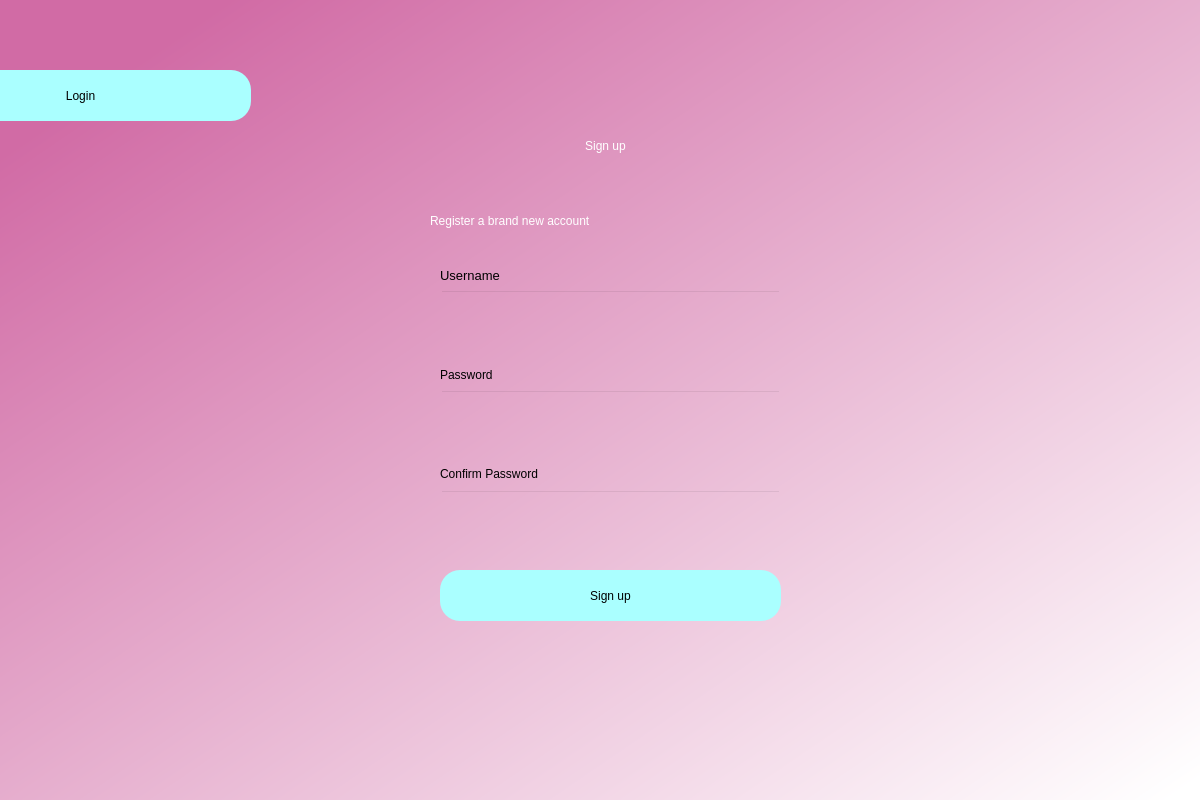
<?xml version="1.0" encoding="UTF-8"?>
<ui version="4.0">
 <class>SignUp</class>
 <widget class="QDialog" name="SignUp">
  <property name="geometry">
   <rect>
    <x>0</x>
    <y>0</y>
    <width>1200</width>
    <height>800</height>
   </rect>
  </property>
  <property name="windowTitle">
   <string>SignUp</string>
  </property>
  <widget class="QWidget" name="bgwidget" native="true">
   <property name="geometry">
    <rect>
     <x>0</x>
     <y>0</y>
     <width>1201</width>
     <height>801</height>
    </rect>
   </property>
   <property name="styleSheet">
    <string notr="true">QWidget#bgwidget{
background-color:qlineargradient(spread:pad, x1:0.091, y1:0.101636, x2:0.991379, y2:0.977, stop:0 rgba(209, 107, 165, 255), stop:1 rgba(255, 255, 255, 255));}</string>
   </property>
   <widget class="QLabel" name="label">
    <property name="geometry">
     <rect>
      <x>430</x>
      <y>110</y>
      <width>351</width>
      <height>71</height>
     </rect>
    </property>
    <property name="styleSheet">
     <string notr="true">font: 36pt &quot;MS Shell Dlg 2&quot;; color:rgb(255, 255, 255)</string>
    </property>
    <property name="text">
     <string>Sign up</string>
    </property>
    <property name="alignment">
     <set>Qt::AlignCenter</set>
    </property>
   </widget>
   <widget class="QLabel" name="label_2">
    <property name="geometry">
     <rect>
      <x>430</x>
      <y>200</y>
      <width>381</width>
      <height>41</height>
     </rect>
    </property>
    <property name="styleSheet">
     <string notr="true">font: 16pt &quot;MS Shell Dlg 2&quot;;color:rgb(255, 255, 255)</string>
    </property>
    <property name="text">
     <string>Register a brand new account</string>
    </property>
   </widget>
   <widget class="QPushButton" name="signup">
    <property name="geometry">
     <rect>
      <x>440</x>
      <y>570</y>
      <width>341</width>
      <height>51</height>
     </rect>
    </property>
    <property name="styleSheet">
     <string notr="true">border-radius:20px;
background-color: rgb(170, 255, 255);
font: 14pt &quot;MS Shell Dlg 2&quot;;</string>
    </property>
    <property name="text">
     <string>Sign up</string>
    </property>
   </widget>
   <widget class="QLineEdit" name="emailfield">
    <property name="geometry">
     <rect>
      <x>440</x>
      <y>290</y>
      <width>341</width>
      <height>51</height>
     </rect>
    </property>
    <property name="styleSheet">
     <string notr="true">background-color:rgba(0,0,0,0);
font: 12pt &quot;MS Shell Dlg 2&quot;;</string>
    </property>
   </widget>
   <widget class="QLineEdit" name="passwordfield">
    <property name="geometry">
     <rect>
      <x>440</x>
      <y>390</y>
      <width>341</width>
      <height>51</height>
     </rect>
    </property>
    <property name="styleSheet">
     <string notr="true">background-color:rgba(0,0,0,0);
font: 12pt &quot;MS Shell Dlg 2&quot;;</string>
    </property>
   </widget>
   <widget class="QLabel" name="label_3">
    <property name="geometry">
     <rect>
      <x>440</x>
      <y>265</y>
      <width>81</width>
      <height>20</height>
     </rect>
    </property>
    <property name="font">
     <font>
      <family>MS Shell Dlg 2</family>
      <pointsize>10</pointsize>
      <weight>50</weight>
      <italic>false</italic>
      <bold>false</bold>
     </font>
    </property>
    <property name="styleSheet">
     <string notr="true">font: 10pt &quot;MS Shell Dlg 2&quot;;</string>
    </property>
    <property name="text">
     <string>Username</string>
    </property>
   </widget>
   <widget class="QLabel" name="label_4">
    <property name="geometry">
     <rect>
      <x>440</x>
      <y>365</y>
      <width>81</width>
      <height>20</height>
     </rect>
    </property>
    <property name="styleSheet">
     <string notr="true">font: 10pt &quot;MS Shell Dlg 2&quot;;</string>
    </property>
    <property name="text">
     <string>Password</string>
    </property>
   </widget>
   <widget class="QLabel" name="error">
    <property name="geometry">
     <rect>
      <x>440</x>
      <y>540</y>
      <width>341</width>
      <height>20</height>
     </rect>
    </property>
    <property name="styleSheet">
     <string notr="true">font: 12pt &quot;MS Shell Dlg 2&quot;; color:red;</string>
    </property>
    <property name="text">
     <string/>
    </property>
   </widget>
   <widget class="QLabel" name="label_5">
    <property name="geometry">
     <rect>
      <x>440</x>
      <y>464</y>
      <width>141</width>
      <height>20</height>
     </rect>
    </property>
    <property name="styleSheet">
     <string notr="true">font: 10pt &quot;MS Shell Dlg 2&quot;;</string>
    </property>
    <property name="text">
     <string>Confirm Password</string>
    </property>
   </widget>
   <widget class="QLineEdit" name="confirmpasswordfield">
    <property name="geometry">
     <rect>
      <x>440</x>
      <y>490</y>
      <width>341</width>
      <height>51</height>
     </rect>
    </property>
    <property name="styleSheet">
     <string notr="true">background-color:rgba(0,0,0,0);
font: 12pt &quot;MS Shell Dlg 2&quot;;</string>
    </property>
   </widget>
   <widget class="QPushButton" name="login_id">
    <property name="geometry">
     <rect>
      <x>-90</x>
      <y>70</y>
      <width>341</width>
      <height>51</height>
     </rect>
    </property>
    <property name="styleSheet">
     <string notr="true">border-radius:20px;
background-color: rgb(170, 255, 255);
font: 14pt &quot;MS Shell Dlg 2&quot;;</string>
    </property>
    <property name="text">
     <string>Login</string>
    </property>
   </widget>
  </widget>
 </widget>
 <resources/>
 <connections/>
</ui>
